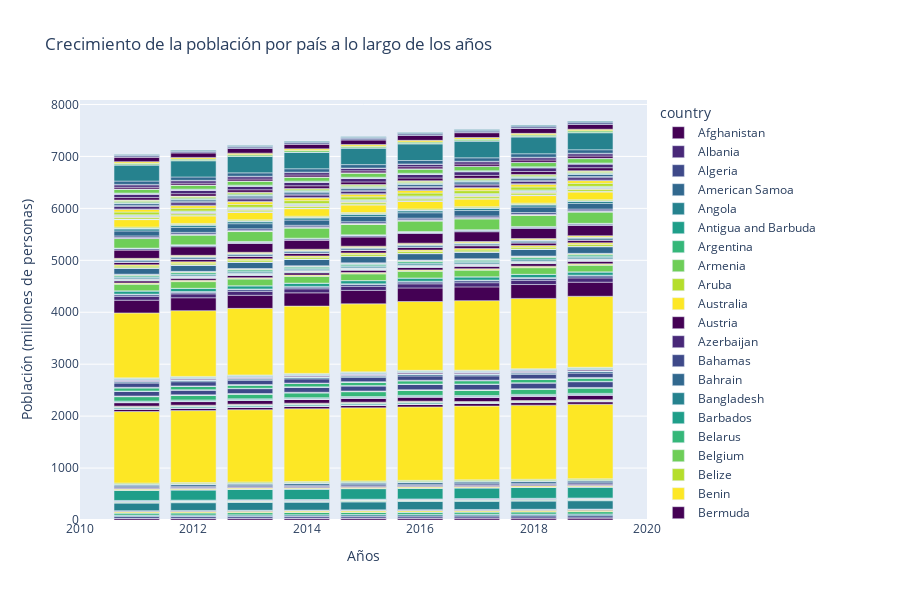

Here is the notebook cell this chart was saved with:
### Markdown cell above
#### Población por país

### Code cell
import plotly.express as px
fig = px.bar(wec_ns,
             x='year',
             y='population',
             color='country',
             labels={'population': 'Población (millones de personas)', 'year': 'Años'},
             title='Crecimiento de la población por país a lo largo de los años',
             range_x=[2010, wec_ns['year'].max()],
             color_discrete_sequence=px.colors.sequential.Viridis,height=600)
fig.show()
